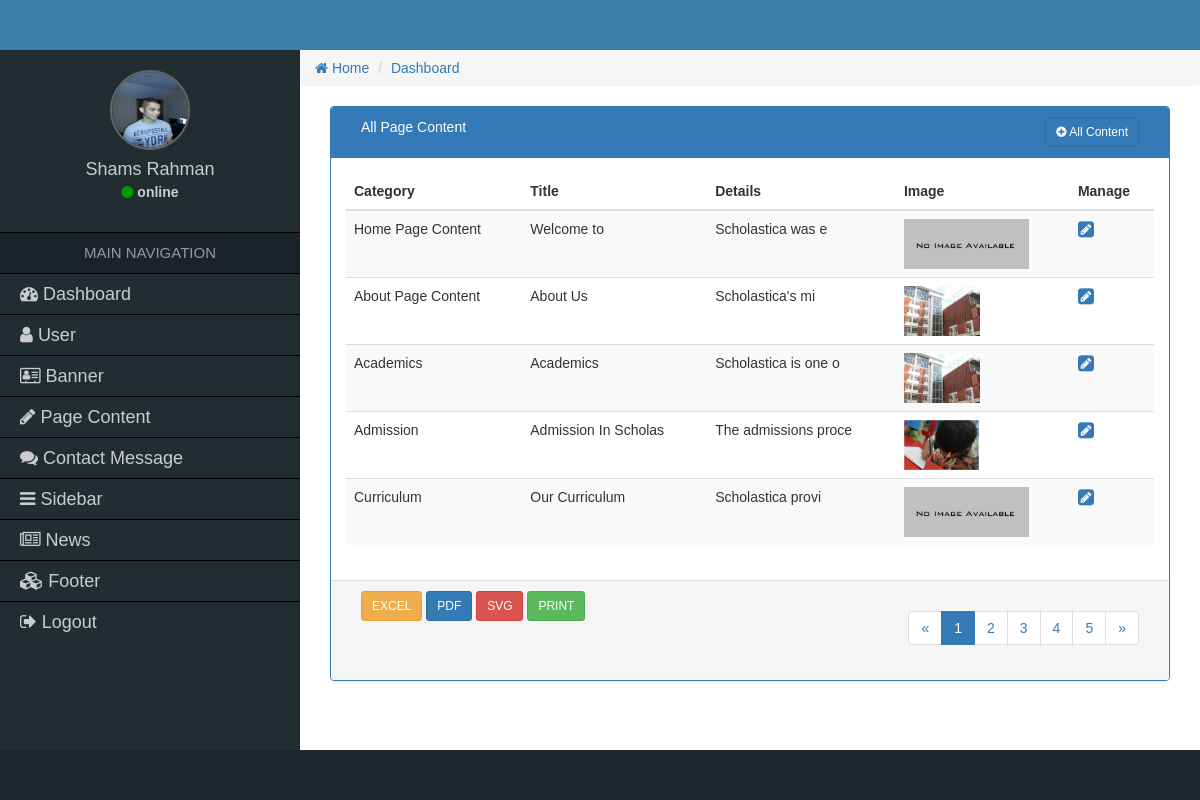
Screenshot of /admin/all-content.php (signed in) with the database file from the repository.
### tables this page shows
CREATE TABLE `cit_pagecontent` (
  `pcont_id` int(11) NOT NULL,
  `pcont_title` varchar(200) NOT NULL,
  `pcont_subtitle` varchar(250) NOT NULL,
  `pcont_details` text NOT NULL,
  `pcont_image` varchar(50) NOT NULL,
  `pcate_id` int(11) NOT NULL,
  `pcont_time` datetime NOT NULL
);

CREATE TABLE `cit_pagecontent_category` (
  `pcate_id` int(11) NOT NULL,
  `pcate_name` varchar(40) NOT NULL
);

### admin/functions/function.php (called while the page is built, shortened)
<?php
function get_header() {
    require_once('includes/header.php');
}
function get_sidebar() {
    require_once('includes/sidebar.php');
}
function get_bread() {
    include_once('includes/bread.php');
}
function get_footer() {
    require_once('includes/footer.php');
}
?>

### admin/all-content.php (the view, shortened to what this page needs)
<?php
require_once('functions/function.php');
if ($_SESSION['role'] <= 1) {
    get_header();
    get_sidebar();
    get_bread();
    ?>
    <div class="col-md-12">
        <div class="panel panel-primary">
            <div class="panel-heading">
                <div class="col-md-9 heading_title">
                    All Page Content
                </div>
                <div class="col-md-3 text-right">
                    <a href="all-content.php" class="btn btn-sm btn btn-primary"><i class="fa fa-plus-circle"></i> All Content</a>
                </div>
                <div class="clearfix"></div>
            </div>
            <div class="panel-body">
                <table class="table table-responsive table-striped table-hover table_cus">
                    <thead class="table_head">
                        <tr>
                            <th>Category</th>
                            <th>Title</th>
                            <th>Details</th>
                            <th>Image</th>
                            <th>Manage</th>
                        </tr>
                    </thead>
                    <tbody>
                        <?php
                        $sel = 'SELECT * FROM cit_pagecontent NATURAL JOIN cit_pagecontent_category';
                        $qry = mysqli_query($con, $sel);
                        while ($data = mysqli_fetch_array($qry)) {
                            ?>
                            <tr>
                                <td><?= $data['pcate_name'];?></td>
                                <td><?= substr($data['pcont_title'],0,20);?></td>
                                <td><?= substr($data['pcont_details'],0,20);?></td>
                                <td class="hidden-xs">
                                	<?php
										if($data['pcont_image']==''){
									?>
                                    <img height="50" src="images/nimg.png" alt="Image" />
									<?php
									}else{
									?>
                                    <img height="50" src="uploads/<?= $data['pcont_image']; ?>" alt="Image" />
                                    <?php
									}
									?>
                                </td>
                                <td>
                                    <a href="edit-content.php?e=<?= $data['pcont_id']; ?>"><i class="fa fa-pencil-square fa-lg"></i></a>
                                </td>
                            </tr>
    <?php } ?>
                    </tbody>
                </table>
            </div>
            <div class="panel-footer">
                <div class="col-md-4">
                    <a href="#" class="btn btn-sm btn-warning">EXCEL</a>
                    <a href="#" class="btn btn-sm btn-primary">PDF</a>
                    <a href="#" class="btn btn-sm btn-danger">SVG</a>
                    <a href="#" class="btn btn-sm btn-success">PRINT</a>
                </div>
                <div class="col-md-4">
                </div>
                <div class="col-md-4 text-right">
                    <nav aria-label="Page navigation">
                        <ul class="pagination pagina_cus">
                            <li>
                                <a href="#" aria-label="Previous">
                                    <span aria-hidden="true">&laquo;</span>
                                </a>
                            </li>
                            <li class="active"><a href="#">1</a></li>
                            <li><a href="#">2</a></li>
                            <li><a href="#">3</a></li>
                            <li><a href="#">4</a></li>
                            <li><a href="#">5</a></li>
                            <li>
                                <a href="#" aria-label="Next">
                                    <span aria-hidden="true">&raquo;</span>
                                </a>
                            </li>
                        </ul>
                    </nav>
                </div>
                <div class="clearfix"></div>
            </div>
        </div>
    </div>
    <?php
    get_footer();
} else {
    echo "Access Denied!!!";
}
?>

### admin/includes/header.php (shortened to what this page needs)
<!DOCTYPE html>
<html lang="en">
    <head>
        <link type="text/css" rel="stylesheet" href="css/font-awesome.min.css"/>
        <link href="css/bootstrap.min.css" rel="stylesheet">
        <link type="text/css" rel="stylesheet" href="css/style.css"/>
    </head>
    <body>
        <div class="container-fluid header_full">
            <div class="container header">
            </div>
        </div>

### admin/includes/sidebar.php
<div class="container-fluid content_full">
        <div class="row">
            <div class="col-md-3 sidebar">
                <div class="sidebar_user">
                    <img src="uploads/<?= $_SESSION['images']; ?>" alt="user" class="img-responsive"/>
                    <h4><?= $_SESSION['name']; ?></h4>
                    <p><i class="fa fa-circle"></i> online</p>
                </div>
                <div class="menu">
                    <h2>MAIN NAVIGATION</h2>
                    <ul>
                        <li><a href="#"><i class="fa fa-dashboard"></i> Dashboard</a></li>
                        <?php if($_SESSION['role']<=1){ ?>
                        <li><a href="all-user.php"><i class="fa fa-user"></i> User</a></li>
                        <?php } ?>
                        <li><a href="all-banner.php"><i class="fa fa-address-card-o"></i> Banner</a></li>
                        <li><a href="all-content.php"><i class="fa fa-pencil"></i> Page Content</a></li>
                        <li><a href="all-mess.php"><i class="fa fa-comments"></i> Contact Message</a></li>
                        <li><a href="all-links.php"><i class="fa fa-bars"></i> Sidebar</a></li>
                        <li><a href="all-news.php"><i class="fa fa-newspaper-o"></i> News</a></li>
                        <li><a href="all-footer.php"><i class="fa fa-cubes"></i> Footer</a></li>
                        <li><a href="logout.php"><i class="fa fa-sign-out"></i> Logout</a></li>
                    </ul>
                </div>
            </div>

### admin/includes/bread.php
<div class="col-md-9">
    <div class="row">
        <ol class="breadcrumb">
          <li><a href="#"><i class="fa fa-home"></i> Home</a></li>
          <li><a href="#">Dashboard</a></li>
        </ol>
    </div>

### admin/includes/footer.php (shortened to what this page needs)
    		</div>
        </div>
    </div>
    <div class="container-fluid footer_full">
    	<div class="container footer">
        </div>
    </div>
  </body>
</html>

### admin/css/style.css (style rules this page uses)
* { margin:0px; padding:0px; outline:0px; }
img { border:0px; }
ul, ol { list-style-type:none; }
a { text-decoration:none; }
body { font-family:Verdana, Geneva, sans-serif; }
.header_full { background-color:#3a80a7; }
.header { background-color:#3a80a7; height:50px; }
.sidebar { background-color:#222d32; min-height:700px; margin:0px; padding:0px; }
.sidebar_user { text-align:center; padding-bottom:20px; border-bottom:1px solid #000; }
.sidebar_user img { width:80px; height:80px; border-radius:50%; border:2px solid #666; margin:20px auto 5px; }
.sidebar_user h4 { color:#CCC; margin-bottom:2px; }
.sidebar_user p { color:#CCC; font-size:14px; font-weight:bold; }
.sidebar_user p i { color:#090; }
.menu h2 { font-size:15px; margin:0px; padding:0px; text-align:center; background-color:#1b222a; display:block; line-height:40px; border-bottom:1px solid #000; color:#999; }
.menu ul li a { font-size:18px; border-bottom:1px solid #000; line-height:40px!important; display:block; padding-left:20px; color:#ccc; outline:0px; }
.menu ul li:last-child a { border-bottom:0px; }
.footer_full { background-color:#1e282c; }
.footer { background-color:#1e282c; height:50px; }

### rows the page displays
cit_pagecontent: pcate.pcate_name "Home Page Content", pcont_title "Welcome to", pcont_details "Scholastica was e"
cit_pagecontent: pcate.pcate_name "About Page Content", pcont_title "About Us", pcont_details "Scholastica's mi", pcont_image (picture)
cit_pagecontent: pcate.pcate_name "Academics", pcont_title "Academics", pcont_details "Scholastica is one o", pcont_image (picture)
cit_pagecontent: pcate.pcate_name "Admission", pcont_title "Admission In Scholas", pcont_details "The admissions proce", pcont_image (picture)
cit_pagecontent: pcate.pcate_name "Curriculum", pcont_title "Our Curriculum", pcont_details "Scholastica provi"

### other values shown
$_SESSION['name'] "Shams Rahman"
